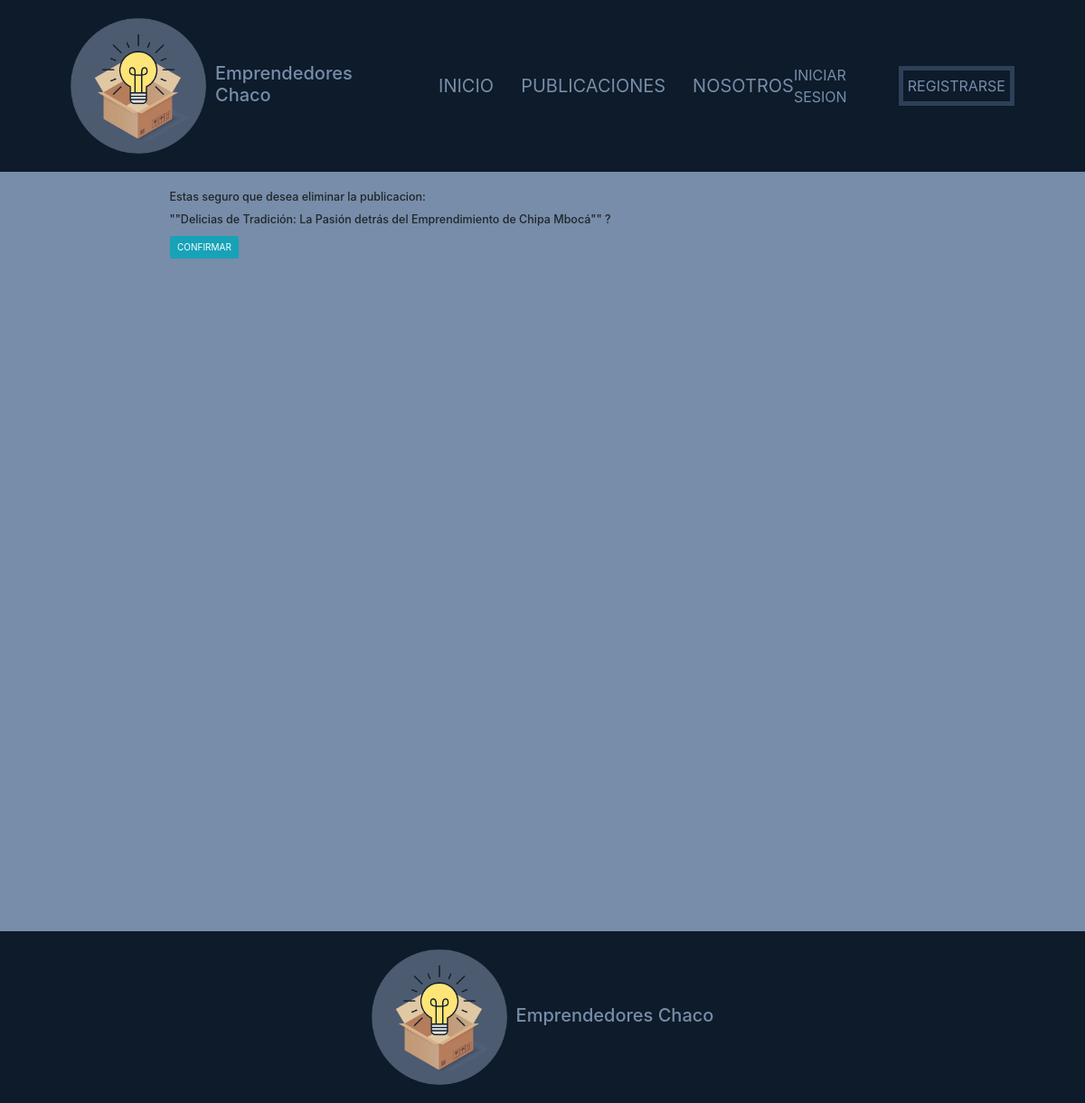
/publicaciones/Borrar/13, run on an earlier commit of the app's database.
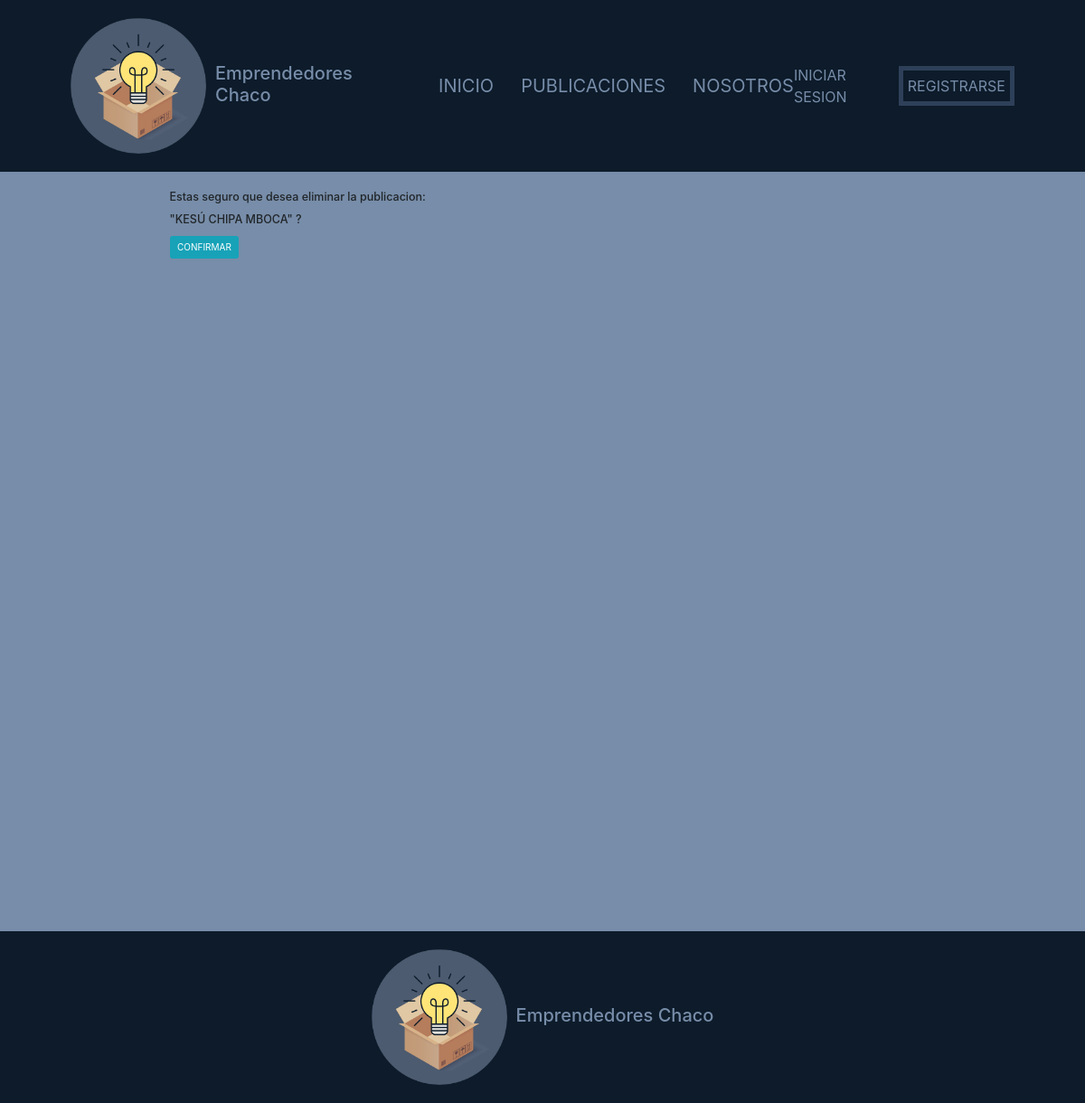
And on a later commit of the database.
### apps/publicaciones/models.py (models this page shows, shortened)
class Publicacion(models.Model):
    creado = models.DateTimeField('creado', auto_now_add=True)
    modificado = models.DateTimeField('modificado', auto_now=True)
    titulo = models.CharField(max_length = 250)
    contenido = models.TextField()
    autor = models.ForeignKey(User, on_delete = models.CASCADE)
    imagen = models.ImageField(upload_to = 'publicaciones')
    categoria = models.ForeignKey(Categoria, on_delete = models.CASCADE)
    def __str__(self):
        return self.titulo

### apps/publicaciones/views.py (the view)
# urls.py: path('Borrar/<int:pk>', views.BorrarPublicacion.as_view(), name="borrar_publicacion"),
class BorrarPublicacion(DeleteView):
    model = Publicacion
    success_url = reverse_lazy('publicaciones:listar_publicaciones')

### templates/publicaciones/publicacion_confirm_delete.html (shortened to what this page needs)
{% extends 'base.html' %}
{% block contenido %}
<div class="col-md-9 mx-auto mb-5">
    <form method="post">{% csrf_token %}
        <h5><p>Estas seguro que desea eliminar la publicacion: </p></h5>
        <h5><p>"{{ object }}"  ?</p></h5>
        <input type="submit" class="btn btn-info" value="CONFIRMAR">
    </form>
</div>
{% endblock contenido %}

What changed in the data, as far as the page shows it:
changed Publicacion: titulo "\"Delicias de Tradición: La Pasión detrás del Emprendimiento de Chipa Mbocá\"" → "KESÚ CHIPA MBOCA"
